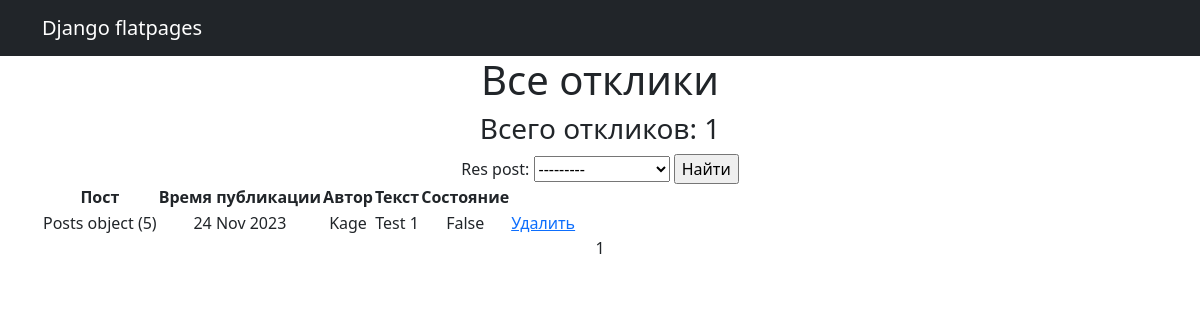
Screenshot of /posts/responses (signed in) with the database file from the repository.
### PostBoard_main/models.py (models this page shows, shortened)
class Response(models.Model):
    time_in = models.DateTimeField(auto_now_add=True)
    text = models.TextField()
    res_user = models.ForeignKey(User, on_delete=models.CASCADE, related_name='reply_user')
    res_post = models.ForeignKey(Posts, on_delete=models.CASCADE, related_name='reply')
    status = models.BooleanField(default=False)

class Posts(models.Model):
    tanks = 'TK'
    healers = 'HL'
    damage_dealers = 'DD'
    merchants = 'MR'
    guild_masters = 'GM'
    quest_givers = 'QG'
    smiths = 'SM'
    leather_workers = 'LW'
    potion_masters = 'PM'
    enchanters = 'EH'
    TYPE = [
        (tanks, 'Танки'), (healers, 'Хилеры'), (damage_dealers, 'ДД'), (merchants, 'Торговцы'),
        (guild_masters, 'Гильдмастера'), (quest_givers, 'Квестгиверы'), (smiths, 'Кузнецы'),
        (leather_workers, 'Кожевники'), (potion_masters, 'Зельевары'), (enchanters, 'Мастера заклинаний')
    ]
    type_post = models.CharField(max_length=2, choices=TYPE, default='MR')
    time_in = models.DateTimeField(auto_now_add=True)
    headline = models.CharField(max_length=128)
    text = RichTextUploadingField(config_name='my-toolbar')
    category = models.ForeignKey(Category, on_delete=models.CASCADE, related_name='category')
    to_reg_user = models.ForeignKey(User, on_delete=models.CASCADE)

### PostBoard_main/views.py (the view)
# urls.py: path('responses', ResponseList.as_view(), name='responses'),
class ResponseList(LoginRequiredMixin, ListView):
    raise_exception = True
    model = Response
    ordering = '-time_in'
    template_name = 'responses.html'
    context_object_name = 'responses'
    paginate_by = 20
    def get_queryset(self):
        queryset = Response.objects.filter(res_post__to_reg_user=self.request.user.id).order_by('-time_in')
        self.filterset = ResponseFilter(self.request.GET, queryset, request=self.request.user.id)
        return self.filterset.qs
    def get_context_data(self, **kwargs):
        context = super().get_context_data(**kwargs)
        context['filterset'] = self.filterset
        return context

### templates/responses.html (shortened to what this page needs)
<!DOCTYPE html>
{% extends 'flatpages/default.html' %}
{% block content %}
    <h1>Все отклики</h1>
    <h3>Всего откликов: {{ responses|length }}</h3>
    <form action="" method="get">
        {{ filterset.form }}
        <input type="submit" value="Найти" />
    </form>
    {% if responses %}
        <table>
            <tr>
                <th>Пост</th>
                <th>Время публикации</th>
                <th>Автор</th>
                <th>Текст</th>
                <th>Состояние</th>
            </tr>
            {% for resp in responses %}
                <tr>
                    <td>{{ resp.res_post }}</td>
                    <td>{{ resp.time_in|date:'d M Y'  }}</td>
                    <td>{{ resp.res_user }}</td>
                    <td>{{ resp.text }}</td>
                    <td>{{ resp.status }}</td>
                    <td>
                        {% if perms.PostBoard.delete_response %}
                        <a href="{% url 'response_delete' pk=resp.id %}"> Удалить </a>
                        {% endif %}
                    </td>
                </tr>
            {% endfor %}
        </table>
    {% else %}
        <h2>Откликов пока нет :(</h2>
    {% endif %}
    {{ page_obj.number }}
{% endblock content%}

### rows the page displays
Response: res_post "Posts object (5)", time_in "24 Nov 2023", res_user "Kage", text "Test 1", status "False"

### other values shown
{{ responses|length }} "1"
{{ page_obj.number }} "1"
